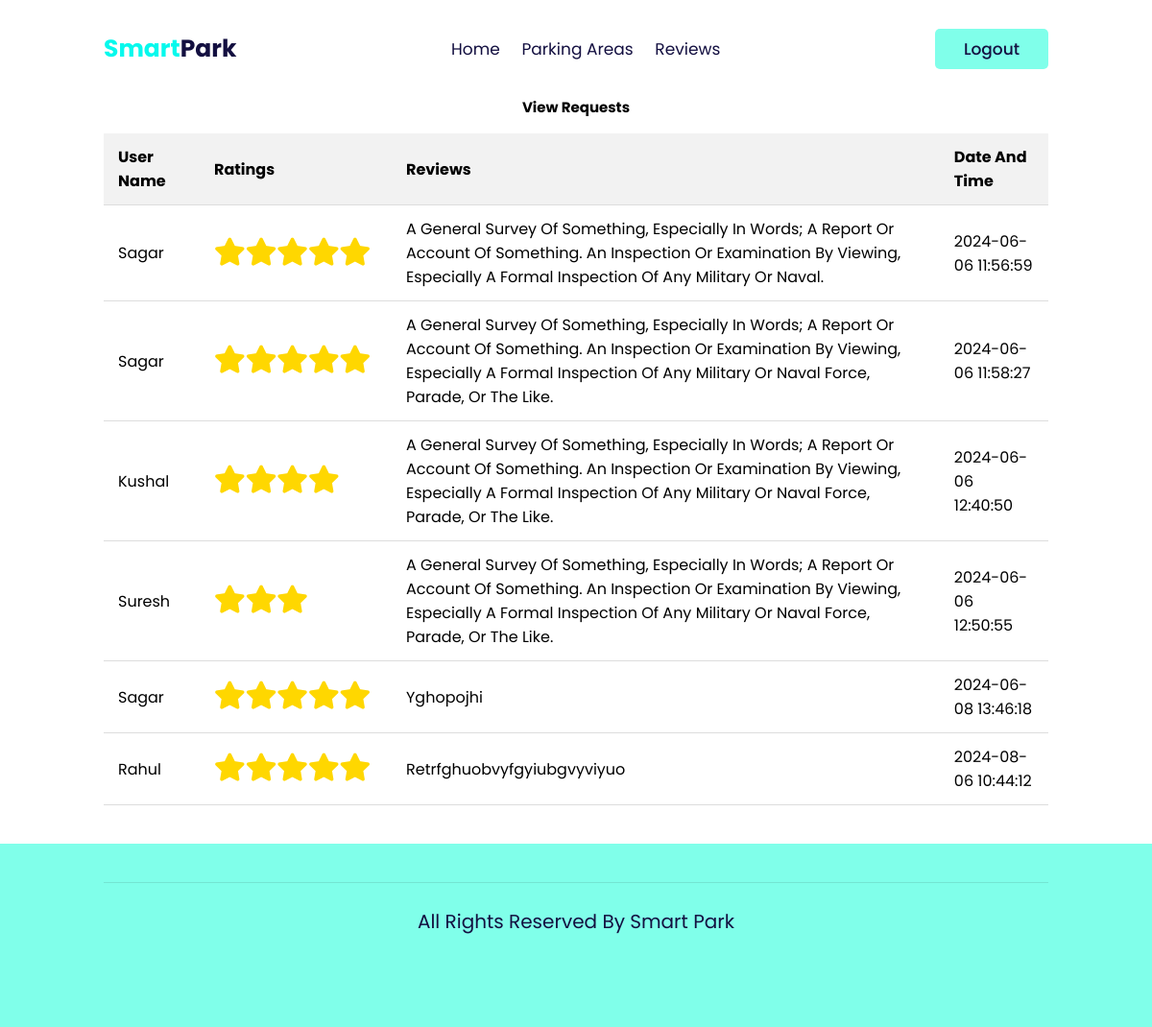
Screenshot of /view_reviews.php with the database file from the repository.
### tables this page shows
CREATE TABLE `reviews` (
  `id` int(11) NOT NULL,
  `username` varchar(255) NOT NULL,
  `rating` int(11) NOT NULL,
  `review` text NOT NULL,
  `created_at` timestamp NOT NULL DEFAULT current_timestamp()
);

### view_reviews.php (the view, shortened to what this page needs)
<?php
$servername = "localhost";
$username = "root";
$password = "";
$dbname = "parking";
$conn = new mysqli($servername, $username, $password, $dbname);
$sql = "SELECT * FROM reviews";
$result = $conn->query($sql);
?>
<!DOCTYPE html>
<html lang="en">
<head>
    <link rel="stylesheet" href="https://unpkg.com/swiper@7/swiper-bundle.min.css" />
<link rel="stylesheet" href="https://cdnjs.cloudflare.com/ajax/libs/font-awesome/5.15.4/css/all.min.css">
<link rel="stylesheet" href="https://cdnjs.cloudflare.com/ajax/libs/font-awesome/5.15.4/css/all.min.css">
<link rel="stylesheet" href="css/style.css">
</head>
<body>
<header class="header">
<a href="#" class="logo"> <span>Smart</span>Park</a>
<nav class="navbar">
    <a href="admindashboard.php">Home</a>
    <div class="dropdown">
            <a href="">Parking Areas</a>
        </div>
        <a href="view_reviews.php">reviews</a>
</nav>
<div id="login-btn">
   <a href="logout.php"><button class="btn">Logout</button></a>
</div>
</header>
<section class="home">
    <div class="admin-dashboard">
        <h1> View Requests</h1><br>
        <table>
            <thead>
                <tr>
                    <th width="100px">User Name</th>
                    <th width="200px">Ratings</th>
                    <th>Reviews</th>
                    <th>Date And Time</th>
                </tr>
            </thead>
            <tbody>
            <?php
if ($result->num_rows > 0) {
    while ($row = $result->fetch_assoc()) {
        echo "<tr>";
        echo "<td>" . $row["username"] . "</td>";
        echo "<td>";
        $rating = $row["rating"];
        for ($i = 0; $i < $rating; $i++) {
            echo "<i class='fas fa-star' style='color:gold;font-size:29px;'></i>";
        }
        echo "</td>";
        echo "<td>" . $row["review"] . "</td>";
        echo "<td>" . $row["created_at"] . "</td>";
        echo "</tr>";
    }
} else {
    echo "<tr><td colspan='4'><center>No Reviews found</center></td></tr>";
}
?>
        </tbody>
        </table>
    </div>
</section>
<section class="footer" id="footer">
<div class="credit"> All Rights Reserved By Smart Park </div>
</section>
</body>
</html>

### css/style.css (style rules this page uses)
:root { --yellow:#06f9ed; --light-yellow:#80ffea; --black:#130f40; --light-color:#666; --box-shadow:0 .5rem 1rem rgba(0,0,0,.1); --border:.1rem solid rgba(0,0,0,.1); }
* { font-family: 'Poppins', sans-serif; margin:0; padding:0; box-sizing: border-box; outline: none; border:none; text-decoration: none; text-transform: capitalize; transition: .2s linear; }
html { font-size: 62.5%; overflow-x: hidden; scroll-padding-top: 7rem; scroll-behavior: smooth; }
section { padding:2rem 9%; }
.btn { display: inline-block; margin-top: 1rem; padding:.8rem 3rem; background:var(--light-yellow); color:var(--black); cursor: pointer; font-size: 1.7rem; border-radius: .5rem; font-weight: 500; text-align: center; }
.header { display: flex; align-items: center; justify-content: space-between; position: fixed; top:0; left:0; right:0; padding:3rem 9%; z-index: 1000; background: #fff; }
.header .logo { font-size: 2.5rem; color:var(--black); font-weight: bold; }
.header .logo span { color:var(--yellow); }
.header .navbar a { margin:0 1rem; font-size: 1.7rem; color:var(--black); }
#login-btn .btn { margin-top: 0; }
.dropdown { position: relative; display: inline-block; }
.home { padding-top: 10rem; text-align: center; overflow-x: hidden; }
.footer { background: var(--light-yellow); padding-bottom: 8rem; }
.footer .credit { text-align: center; padding:1.5rem; padding-top: 2.5rem; margin-top: 2rem; border-top: var(--border); font-size: 2rem; color:var(--black); }

### view_reviews.php (style rules this page uses)
table { width: 100%; border-collapse: collapse; border-spacing: 0; margin-bottom: 20px; }
th, td { padding: 12px 15px; text-align: left; border-bottom: 1px solid #ddd; font-size: 16px; }
th { background-color: #f2f2f2; font-weight: bold; }

### rows the page displays
reviews: username "Sagar", rating 5 (drawn), review "A General Survey Of Something, Especially In Words; A Report Or Account Of Something. An Inspection Or Examination By Viewing, Especially A Formal Inspection Of Any Military Or Naval.", created_at "2024-06-06 11:56:59"
reviews: username "Sagar", rating 5 (drawn), review "A General Survey Of Something, Especially In Words; A Report Or Account Of Something. An Inspection Or Examination By Viewing, Especially A Formal Inspection Of Any Military Or Naval Force, Parade, Or The Like.", created_at "2024-06-06 11:58:27"
reviews: username "Kushal", rating 4 (drawn), review "A General Survey Of Something, Especially In Words; A Report Or Account Of Something. An Inspection Or Examination By Viewing, Especially A Formal Inspection Of Any Military Or Naval Force, Parade, Or The Like.", created_at "2024-06-06 12:40:50"
reviews: username "Suresh", rating 3 (drawn), review "A General Survey Of Something, Especially In Words; A Report Or Account Of Something. An Inspection Or Examination By Viewing, Especially A Formal Inspection Of Any Military Or Naval Force, Parade, Or The Like.", created_at "2024-06-06 12:50:55"
reviews: username "Sagar", rating 5 (drawn), review "Yghopojhi", created_at "2024-06-08 13:46:18"
reviews: username "Rahul", rating 5 (drawn), review "Retrfghuobvyfgyiubgvyviyuo", created_at "2024-08-06 10:44:12"
